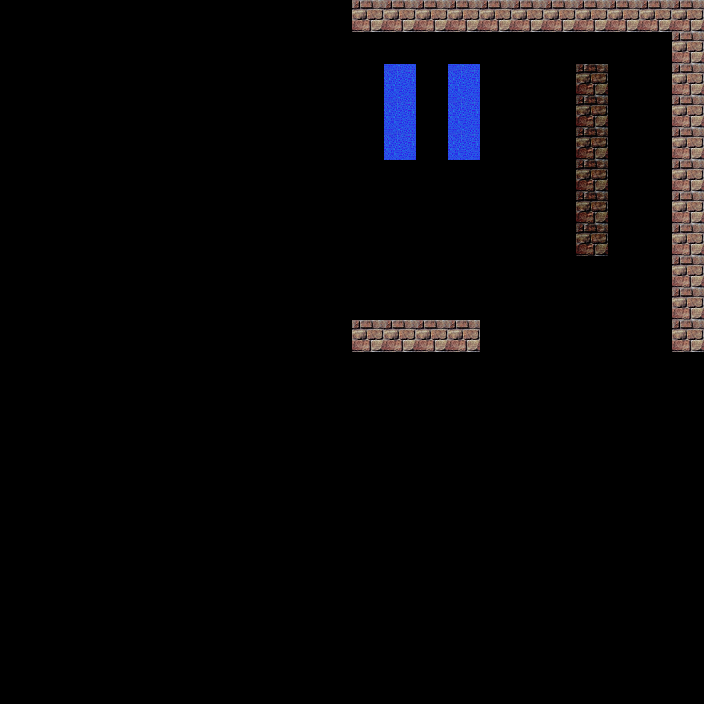

Tiled map render using the project's own tile images. Description and the map definition, with tile-layer contents summarised, below:
An orthogonal 22x22 tile map with 32x32 px tiles, 1 tile layer (Tile Layer 1), 1 hidden layer not drawn.

<map version="1.0" orientation="orthogonal" renderorder="right-down" width="22" height="22" tilewidth="32" tileheight="32">
 <tileset firstgid="1" name="tiles" tilewidth="32" tileheight="32">
  <image source="../data/tex/tiles.png" width="128" height="64" />
 </tileset>
 <layer name="Tile Layer 1" width="22" height="22">
  <data>[484 cells, 37 non-empty, 3 distinct tile ids]</data>
 </layer>
 <layer name="Tile Layer 2" width="22" height="22" visible="0">
  <data>[484 cells, 54 non-empty, 4 distinct tile ids]</data>
 </layer>
</map>